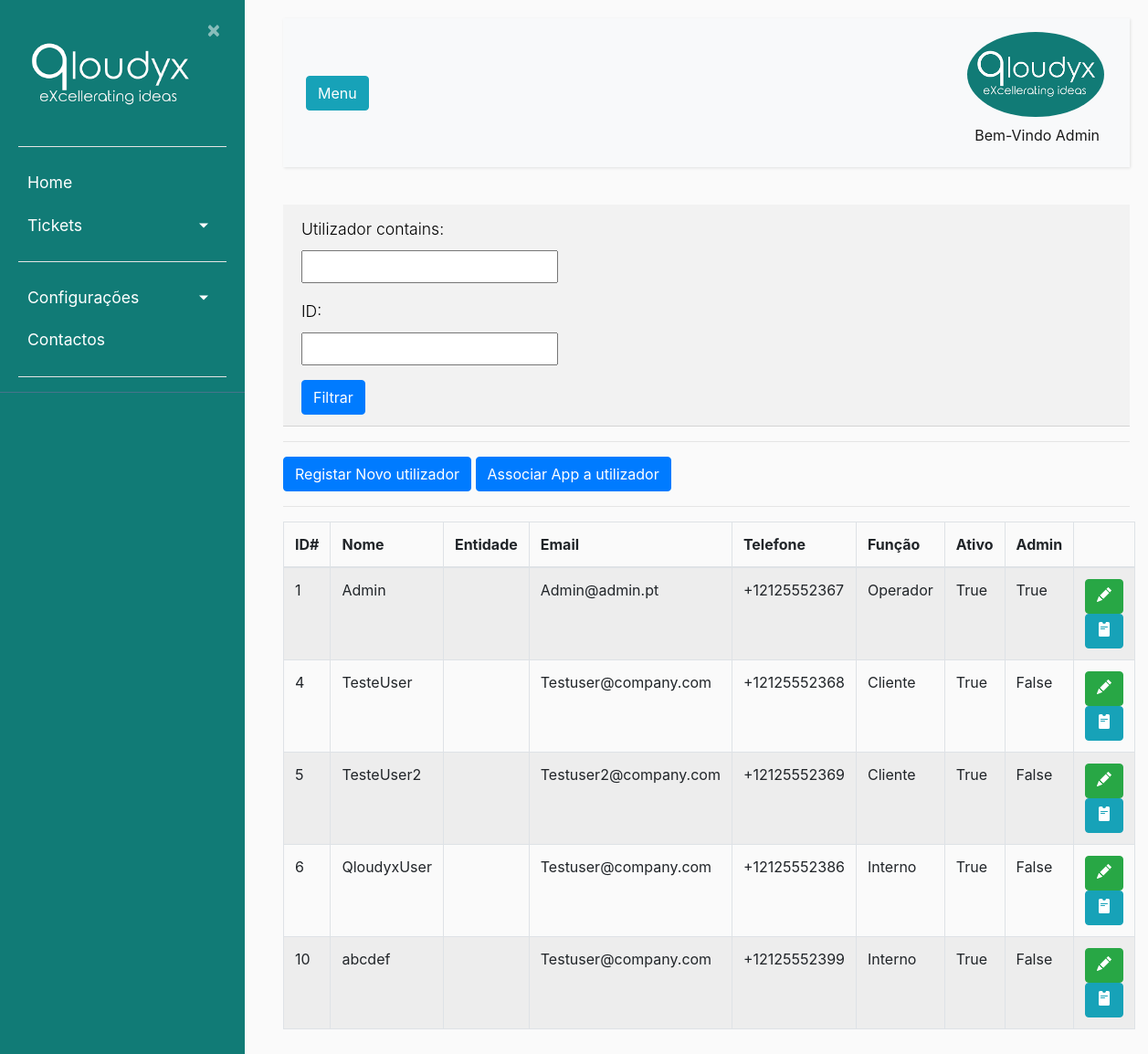
The app's page /listausuarios/ (signed in), older data.
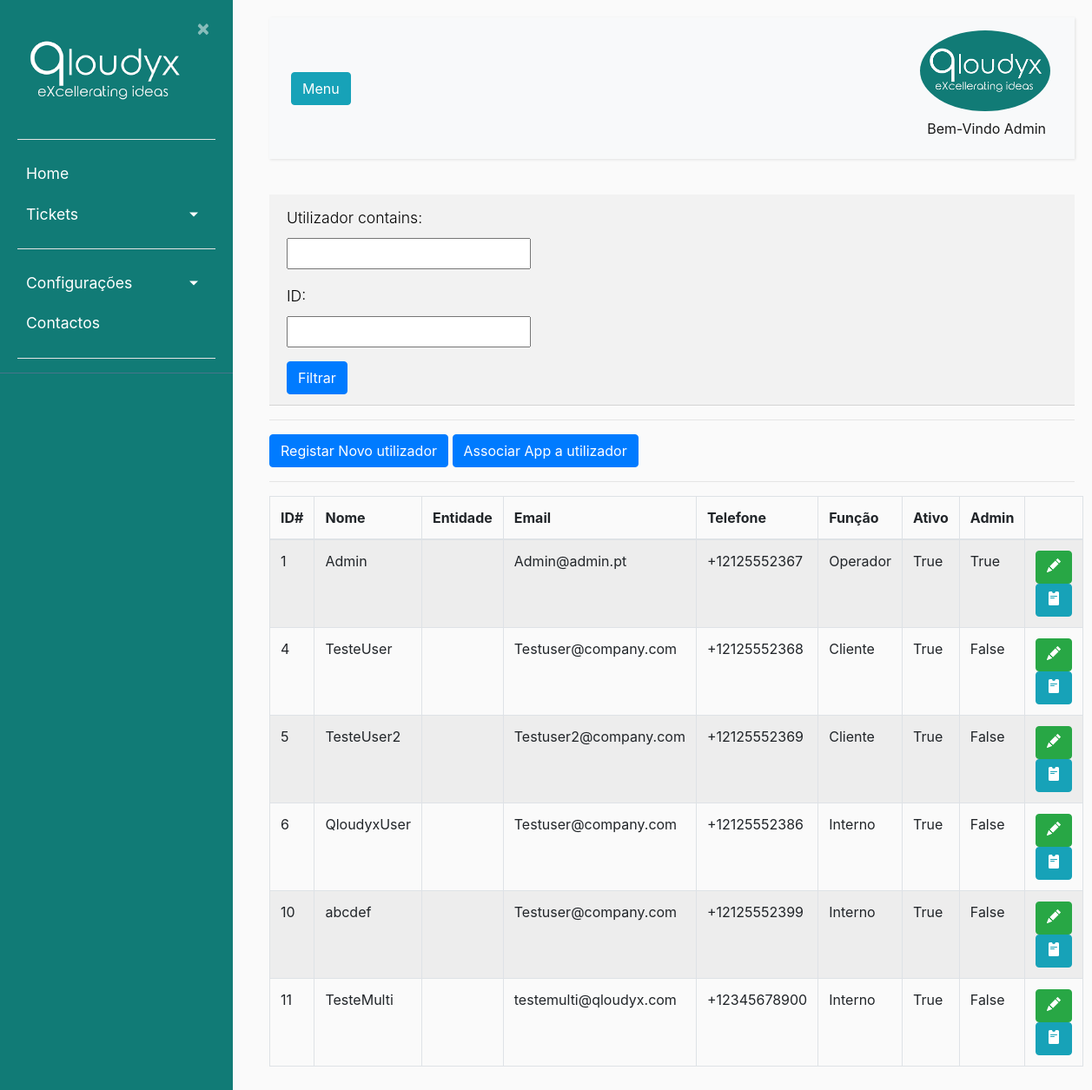
The same page, newer data.
### ticket/models.py (models this page shows, shortened)
class Usuarios(AbstractBaseUser):
    nome = models.CharField(max_length=100, unique=True,verbose_name='Utilizador')
    email = models.EmailField(verbose_name='E-mail')
    foto = models.ImageField(null=True, blank=True, upload_to='users/uploads/fotos',verbose_name='Foto')
    descricao = models.CharField(max_length=250, null=True)
    EscolhasRole = {
    ("Interno", "Interno"),
    ("Operador", "Operador"),
    ("Cliente", "Cliente"),
    }
    role = models.CharField(max_length=50,choices= EscolhasRole ,verbose_name='Cargo')
    entidade = models.ManyToManyField(Entidades, verbose_name='Entidades')
    telefone = PhoneNumberField(null=True, blank=False, unique=True, verbose_name='Telefone')
    date_of_birth = models.DateField(verbose_name='Data de Nascimento')
    is_active = models.BooleanField(default=True, verbose_name='Ativo?')
    is_admin = models.BooleanField(default=False, verbose_name='Admin?')
    objects = MyUserManager()
    USERNAME_FIELD = 'nome'
    REQUIRED_FIELDS = ['date_of_birth','email']
    def nomes_entidade(self):
            return ', '.join([a.nome for a in self.entidade.all()])
    nomes_entidade.short_description = "Entidades"

### ticket/views.py (the view)
# urls.py: path('listausuarios/', ticket_views.lista_user, name ='listausuarios'),#lista de usuarios
def lista_user(request):
    usuario =  Usuarios.objects.all()
    userfiltro = UserFilter(request.GET, usuario)
    return render (request,'ticket/listausuarios.html', {'usuario': userfiltro.qs, 'filter':userfiltro})

### ticket/templates/ticket/listausuarios.html (shortened to what this page needs)
{% extends "ticket/base.html" %}
{% block content %}
<body>
    <div class="card-header">
        <form method="get">
            {{ filter.form.as_p }}
            <button type="submit" class="btn btn-primary">Filtrar</button>
        </form>
    </div>
    <hr>
    <button type="button" class="btn btn-primary"><a href="{% url 'register' %}">Registar Novo utilizador</a></button>
    <button type="button" class="btn btn-primary"><a href="{% url 'criar_appuser' %}">Associar App a utilizador</a></button>
    <hr>
    <table class="table table-bordered table-striped">
        <thead>
            <tr>
                <th>ID#</th>
                <th>Nome</th>
                <th>Entidade</th>
                <th>Email</th>
                <th>Telefone</th>
                <th>Função</th>
                <th>Ativo</th>
                <th>Admin</th>
                <th></th>
            </tr>
        </thead>
        <tbody>
            {% for usuario in usuario %}
            <tr>
                <td>{{ usuario.id }}</td>
                <td>{{ usuario.nome }}</td>
                <td>{{ usuario.nomes_entidade }}</td>
                <td>{{ usuario.email }}</td>
                <td>{{ usuario.telefone }}</td>
                <td>{{ usuario.role }}</td>
                <td>{{ usuario.is_active }}</td>
                <td>{{ usuario.is_admin }}</td>
                <td>
                    <button type="button" class="btn btn-success"><a title="Editar Utilizador" href="{% url 'editar_perfil' usuario.pk %}">
                      </a></button>
                    <button type="button" class="btn btn-info"><a title="Redefinir Password" href="{% url 'editar_pass' usuario.pk %}">
                      </a></button>
                </td>
            </tr>
            {% empty %}
            <tr>
                <td colspan="2">Nenhuma aplicação registrada</td>
            </tr>
            {% endfor %}
        </tbody>
    </table>
</body>
{% endblock content %}

### ticket/templates/ticket/base.html (shortened to what the changed rows need)
{% load static %}
<!DOCTYPE html>
<html lang="en">
<head>
    <link rel="stylesheet" href="https://cdn.jsdelivr.net/npm/bootstrap@4.0.0/dist/css/bootstrap.min.css">
    <link rel="stylesheet" type="text/css" href="{% static 'ticket/main.css' %}">
</head>
<body>
    {% if user.nome == "Registo" %}
    <div class="wrapper">
        <nav id="sidebar">
            <div class="sidebar-header">
                <a href = "{% url 'ticket-home' %}"> <img src="{% static 'ticket/Qloudyx.png' %}" style="width:200px;height:100%;"></a>
                <a class="close" onclick="CloseMenu()">&nbsp×&nbsp</a>
                <hr>
                <form method="post" action="{% url 'logout' %}">
                    {% csrf_token %}
                    <a><button style="color:white; text-align:center" class="astext" type="submit">Logout</button></a>
                </form>
                <hr>
            </div>
            </ul>
        </nav>
            <main role="main" class="container">
                <div class="row">
                    <div class="col-md-8">
                        {% if messages %}
                            {% for message in messages %}
                                <div class="alert alert-{{ message.tags }} ">
                                    {{ message }}
                                </div>
                            {% endfor %}
                        {% endif %}
                    </div>
                </div>
            </main>
            <div class="collapse navbar-collapse" id="navbarSupportedContent">
                <ul class="nav navbar-nav ml-auto">
                    <li class="nav-item active">
                        <div class="dropdown">
                            {% if user.is_authenticated %}
                            <img src= "{{ user.foto.url }} " alt="Menu" class="rounded-circle" width="150" />
                            <center>
                            </center>
                        </div>
                        {% endif %}
                    </li>
                </ul>
                </div>
        </div>
        {% block restricted %}{% endblock %}
    {% else %}
        <div id="content">
            <nav class="navbar navbar-expand-lg navbar-light bg-light">
                <div class="container-fluid">
                    {% if user.is_authenticated %}
                    <div class="collapse navbar-collapse" id="navbarSupportedContent">
                        <ul class="nav navbar-nav ml-auto">
                            <li class="nav-item active">
                                <div class="dropdown">
                                    {% if user.is_authenticated %}
                                    <img src= "{{ user.foto.url }} " alt="Menu" class="rounded-circle" width="150" />
                                </div>
                                <a class="nav-link" href="#">Bem-Vindo {{user.nome}}</a>
                                {% endif %}
                            </li>
                        </ul>
                    </div>
                    {% endif %}
                </div>
            </nav>
            {% block content %}{% endblock %}
            {% endif %}
</body>
</html>

Row changes from the older to the newer data that the page shows:
added Usuarios: id "11", nome "TesteMulti", email "testemulti@qloudyx.com", telefone "+12345678900", role "Interno", is_active "True", is_admin "False"
